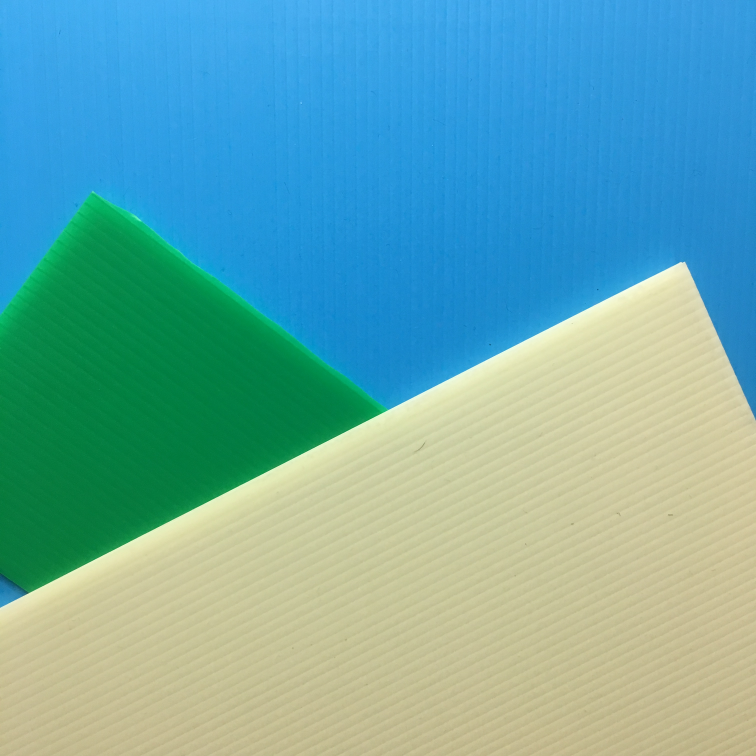
#> input picture AOI reference/Week12_hw/IMG_3973.JPG, 3024 x 3024 px, found by its file name (shown at 1/4 size)
$ python 'Week12_練習題5_110303506.py'
#> lines starting #> are read from the running program, lines starting #| are printed output that depends on the picture; after the words box and inside, x2 and y2 are one past the last pixel; in counts of white or black regions, pixels touching at a corner belong together
import cv2
import numpy as np

def main():
    img = cv2.imread('Week12_hw/IMG_3973.JPG')
#> img is the input picture: shape (3024, 3024, 3); mean B, G, R 170.1, 170.7, 107.5
    gray = cv2.cvtColor(img, cv2.COLOR_BGR2GRAY)
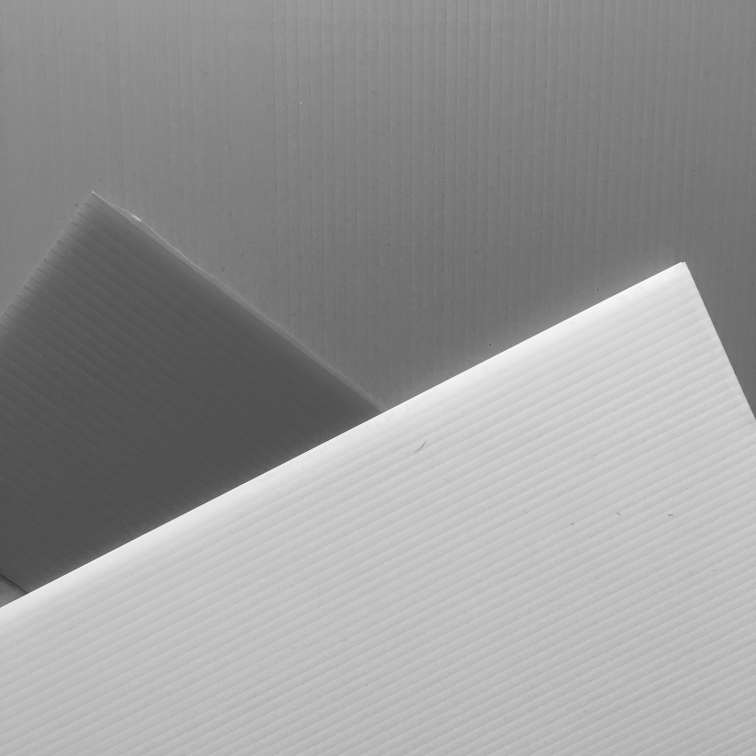
#> gray: shape (3024, 3024) (shown at 1/4 size); min 44, max 252, mean 151.8
    edges = cv2.Canny(gray, 50,150)
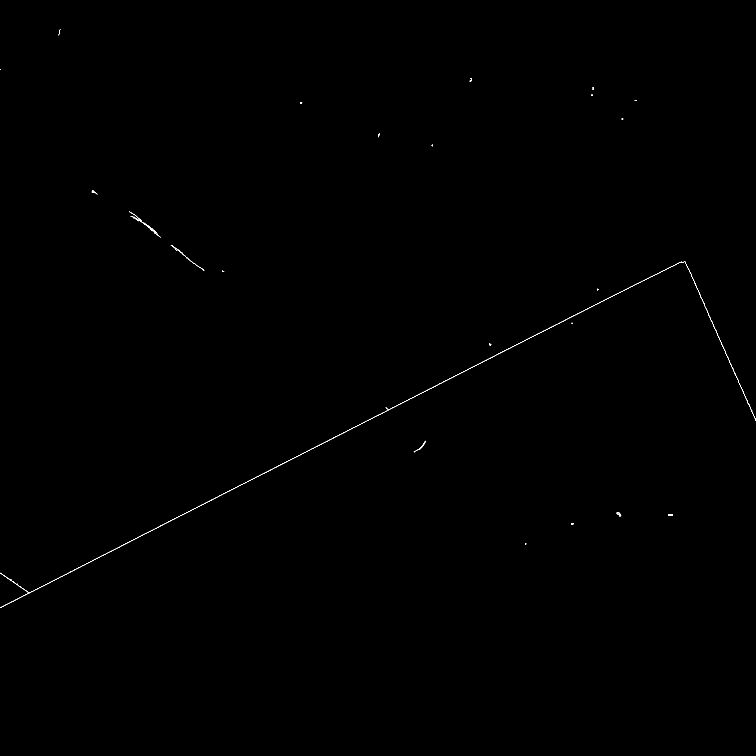
#> edges: shape (3024, 3024) (shown at 1/4 size); 0.07% white in thin lines or dots, all inside (x1, y1, x2, y2) = (0, 117, 3024, 2432)
    lines = cv2.HoughLinesP(edges, 1, np.pi/180, 50, minLineLength=20, maxLineGap=70)
#> lines = 14 rows, first 6: [0, 2431, 2269, 1275], [1106, 1868, 2566, 1125], [2740, 1046, 3023, 1682], [2442, 1189, 2718, 1049], [529, 853, 793, 1066], [1, 2291, 113, 2370]
    print(lines.shape)
#| (14, 1, 4)
    print(f'L0={lines[0]}')
#| L0=[[   0 2431 2269 1275]]
    print(f'L1={lines[1]}')
#| L1=[[1106 1868 2566 1125]]
    for i in range(len(lines)):
        x_1 = lines[i,0,0];y_1 = lines[i,0,1]
        x_2 = lines[i,0,2];y_2 = lines[i,0,3]
        cv2.line(img, (x_1,y_1), (x_2,y_2),(0,0,255),8)
#> this loop made 14 passes
#> (x_1, y_1, x_2, y_2) on passes 1 to 12: (0, 2431, 2269, 1275), (1106, 1868, 2566, 1125), (2740, 1046, 3023, 1682), (2442, 1189, 2718, 1049), (529, 853, 793, 1066), (1, 2291, 113, 2370), (2756, 1079, 3022, 1676), (537, 868, 782, 1059), (2786, 1151, 3021, 1679), (534, 856, 796, 1068), (547, 874, 815, 1083), (522, 849, 641, 948)
    cv2.namedWindow('test',0)
    cv2.resizeWindow('test',500,500)
    cv2.imshow('test',img)
    cv2.waitKey(0)
    cv2.destroyAllWindows()

if __name__=='__main__':
    main()

$ run again, with AOI reference/Week12_hw/Coin and Paper.jpg copied over AOI reference/Week12_hw/IMG_3973.JPG
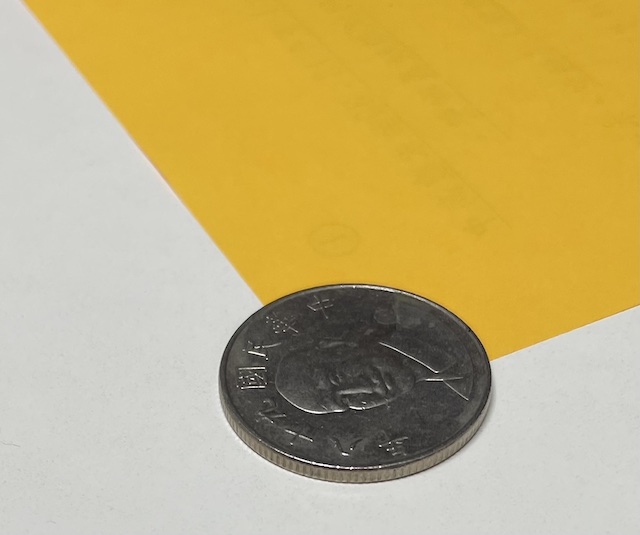
#> input picture AOI reference/Week12_hw/Coin and Paper.jpg, 640 x 535 px, found by its file name
#> in main, img is the input picture: shape (535, 640, 3); mean B, G, R 119.3, 175.7, 195.4
#> in main, `edges = cv2.Canny(gray, 50,150)`:
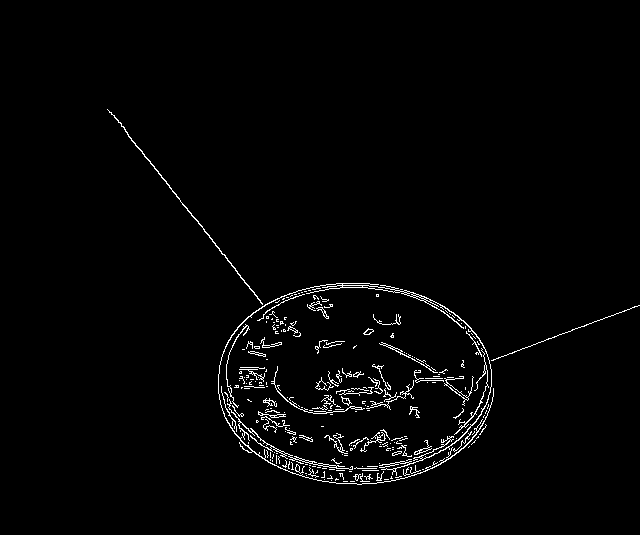
#> edges: shape (535, 640); 1.9% white in thin lines or dots, all inside (x1, y1, x2, y2) = (107, 109, 640, 485)
#> lines = 27 rows, first 6: [107, 109, 405, 477], [254, 452, 635, 306], [169, 187, 404, 478], [265, 460, 418, 471], [226, 419, 388, 405], [255, 453, 489, 363]
#| (27, 1, 4)
#| L0=[[107 109 405 477]]
#| L1=[[254 452 635 306]]
#> the loop in main, `for i in range(len(lines)):` made 27 passes
#> after the loop in main, `for i in range(len(lines)):`:
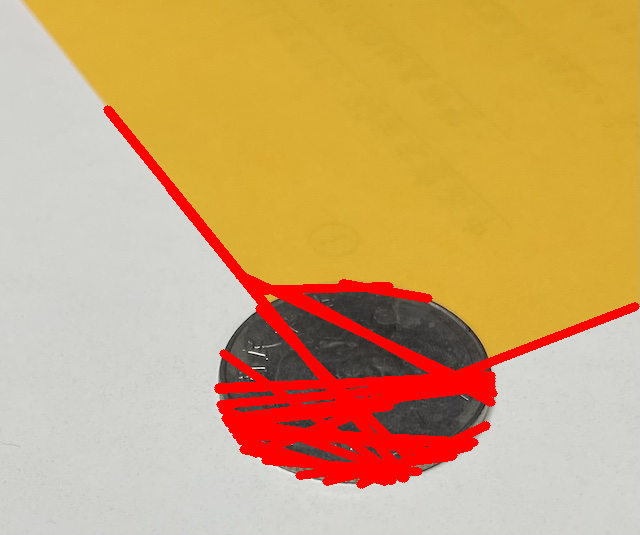
#> img: shape (535, 640, 3); 8.42% of pixels changed, all inside (x1, y1, x2, y2) = (103, 105, 640, 489)
